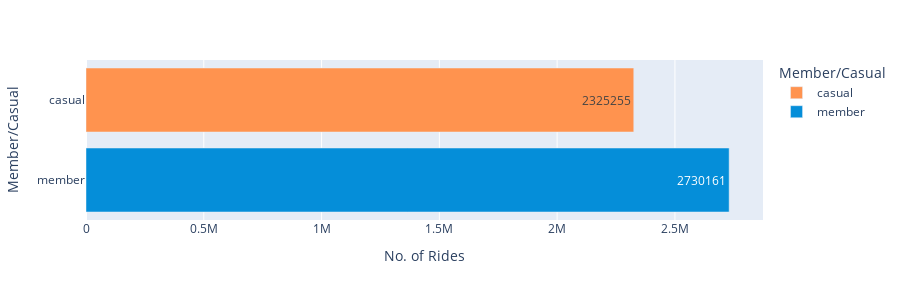

Notebook code for this chart:
### Code cell
figure_1 = df.groupby('member_casual', as_index=False).count()

px.bar(figure_1, y = 'member_casual', 
        x = 'ride_id', 
      color = 'member_casual', height = 300, 
       text = 'ride_id', 
       labels = {'ride_id' : 'No. of Rides', 'member_casual' : 'Member/Casual'}, 
       hover_name = 'member_casual', 
       hover_data = {'member_casual' : False, 
                     'month' : False, 
                     'ride_id' : True}, 
       color_discrete_map = {'casual' : '#FF934F', 
                             'member' : '#058ED9'})

### Figure 1 — Plotly figure (JSON) as saved in the notebook; plotly's stock layout.template omitted (floating-point values rounded to 4 significant figures)
{"data": [{"alignmentgroup": "True", "customdata": [[2325255]], "hovertemplate": "<b>%{hovertext}</b><br><br>No. of Rides=%{text}<extra></extra>", "hovertext": ["casual"], "legendgroup": "casual", "marker": {"color": "#FF934F", "pattern": {"shape": ""}}, "name": "casual", "offsetgroup": "casual", "orientation": "h", "showlegend": true, "text": [2325255], "textposition": "auto", "type": "bar", "x": [2325255], "xaxis": "x", "y": ["casual"], "yaxis": "y"}, {"alignmentgroup": "True", "customdata": [[2730161]], "hovertemplate": "<b>%{hovertext}</b><br><br>No. of Rides=%{text}<extra></extra>", "hovertext": ["member"], "legendgroup": "member", "marker": {"color": "#058ED9", "pattern": {"shape": ""}}, "name": "member", "offsetgroup": "member", "orientation": "h", "showlegend": true, "text": [2730161], "textposition": "auto", "type": "bar", "x": [2730161], "xaxis": "x", "y": ["member"], "yaxis": "y"}], "layout": {"barmode": "relative", "height": 300, "legend": {"title": {"text": "Member/Casual"}, "tracegroupgap": 0}, "margin": {"t": 60}, "xaxis": {"anchor": "y", "domain": [0, 1], "title": {"text": "No. of Rides"}}, "yaxis": {"anchor": "x", "categoryarray": ["member", "casual"], "categoryorder": "array", "domain": [0, 1], "title": {"text": "Member/Casual"}}}}
